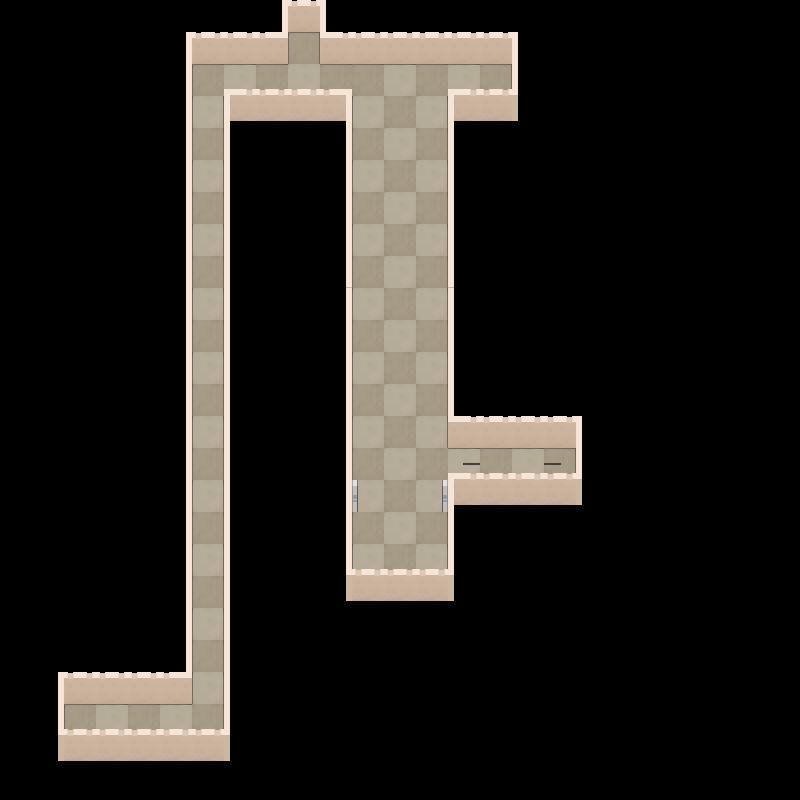

The image is a tile-based game level rendered from a .tmx file. Its description and source (layers, tilesets, objects; grid data summarised) follow:
An orthogonal 25x25 tile map with 32x32 px tiles, 8 tile layers (floor, floor-over-left, floor-over-right, floor-over-top, ...), 2 tilesets and 27 objects (19x fixture, 2x wire-l, 2x door, object, computer, ...).

<map version="1.0" orientation="orthogonal" renderorder="right-down" width="25" height="25" tilewidth="32" tileheight="32" nextobjectid="49">
 <tileset firstgid="1" name="tileset" tilewidth="32" tileheight="32" spacing="2" margin="1" tilecount="15" columns="15">
  <image source="../../../../images/tiles/tileset.png" width="512" height="64" />
 </tileset>
 <tileset firstgid="16" name="tiles" tilewidth="32" tileheight="32" tilecount="7" columns="0">
  <tile id="0">
   <image width="32" height="32" source="../../../../images/entities/power_cell.png" />
  </tile>
  <tile id="1">
   <image width="32" height="32" source="../../../../images/entities/door_left.png" />
  </tile>
  <tile id="2">
   <image width="32" height="32" source="../../../../images/entities/door_right.png" />
  </tile>
  <tile id="3">
   <image width="32" height="32" source="../../../../images/entities/wire_down.png" />
  </tile>
  <tile id="4">
   <image width="32" height="32" source="../../../../images/entities/wire_left.png" />
  </tile>
  <tile id="5">
   <image width="32" height="32" source="../../../../images/entities/wire_right.png" />
  </tile>
  <tile id="6">
   <image width="32" height="32" source="../../../../images/entities/wire_up.png" />
  </tile>
 </tileset>
 <layer name="floor" width="25" height="25">
  <data>[625 cells, 84 non-empty, 2 distinct tile ids]</data>
 </layer>
 <layer name="floor-over-left" width="25" height="25">
  <data>[625 cells, 37 non-empty, 1 distinct tile ids]</data>
 </layer>
 <layer name="floor-over-right" width="25" height="25">
  <data>[625 cells, 37 non-empty, 1 distinct tile ids]</data>
 </layer>
 <layer name="floor-over-top" width="25" height="25">
  <data>[625 cells, 18 non-empty, 1 distinct tile ids]</data>
 </layer>
 <layer name="tiles" width="25" height="25">
  <data>[625 cells, 118 non-empty, 9 distinct tile ids]</data>
 </layer>
 <layer name="tiles2" width="25" height="25">
  <data>[625 cells, 4 non-empty, 1 distinct tile ids]</data>
 </layer>
 <layer name="objects" width="25" height="25">
  <data>[625 cells, 0 non-empty, 0 distinct tile ids]</data>
 </layer>
 <objectgroup name="obj">
  <object id="2" name="wall-body" type="object" x="56" y="672" width="136" height="8">
   <properties>
    <property name="bodyType" value="StaticBody" />
   </properties>
  </object>
  <object id="4" name="wall" type="fixture" x="56" y="680" width="8" height="48">
   <properties>
    <property name="body" value="wall-body" />
   </properties>
  </object>
  <object id="5" name="wall2" type="fixture" x="56" y="728" width="176" height="8">
   <properties>
    <property name="body" value="wall-body" />
   </properties>
  </object>
  <object id="19" name="wall5" type="fixture" x="184" y="32" width="104" height="8">
   <properties>
    <property name="body" value="wall-body" />
   </properties>
  </object>
  <object id="20" name="wall4" type="fixture" x="184" y="40" width="8" height="632">
   <properties>
    <property name="body" value="wall-body" />
   </properties>
  </object>
  <object id="21" name="wall3" type="fixture" x="224" y="96" width="8" height="632">
   <properties>
    <property name="body" value="wall-body" />
   </properties>
  </object>
  <object id="24" name="wall5" type="fixture" x="224" y="88" width="128" height="8">
   <properties>
    <property name="body" value="wall-body" />
   </properties>
  </object>
  <object id="25" name="wall5" type="fixture" x="280" y="0" width="48" height="8">
   <properties>
    <property name="body" value="wall-body" />
   </properties>
  </object>
  <object id="26" name="wall5" type="fixture" x="320" y="32" width="200" height="8">
   <properties>
    <property name="body" value="wall-body" />
   </properties>
  </object>
  <object id="27" name="wall5" type="fixture" x="280" y="8" width="8" height="24">
   <properties>
    <property name="body" value="wall-body" />
   </properties>
  </object>
  <object id="28" name="wall5" type="fixture" x="320" y="8" width="8" height="24">
   <properties>
    <property name="body" value="wall-body" />
   </properties>
  </object>
  <object id="29" name="wall5" type="fixture" x="512" y="40" width="8" height="48">
   <properties>
    <property name="body" value="wall-body" />
   </properties>
  </object>
  <object id="32" name="wall5" type="fixture" x="344" y="96" width="8" height="472">
   <properties>
    <property name="body" value="wall-body" />
   </properties>
  </object>
  <object id="33" name="wall5" type="fixture" x="344" y="568" width="112" height="8">
   <properties>
    <property name="body" value="wall-body" />
   </properties>
  </object>
  <object id="34" name="wall5" type="fixture" x="448" y="96" width="8" height="320">
   <properties>
    <property name="body" value="wall-body" />
   </properties>
  </object>
  <object id="35" name="wall5" type="fixture" x="448" y="88" width="72" height="8">
   <properties>
    <property name="body" value="wall-body" />
   </properties>
  </object>
  <object id="37" name="wall5" type="fixture" x="448" y="416" width="136" height="8">
   <properties>
    <property name="body" value="wall-body" />
   </properties>
  </object>
  <object id="38" name="wall5" type="fixture" x="448" y="472" width="136" height="8">
   <properties>
    <property name="body" value="wall-body" />
   </properties>
  </object>
  <object id="39" name="wall5" type="fixture" x="576" y="424" width="8" height="48">
   <properties>
    <property name="body" value="wall-body" />
   </properties>
  </object>
  <object id="40" name="wall5" type="fixture" x="448" y="480" width="8" height="88">
   <properties>
    <property name="body" value="wall-body" />
   </properties>
  </object>
  </objectgroup>
 <layer name="tiles-over" width="25" height="25">
  <data>[625 cells, 18 non-empty, 2 distinct tile ids]</data>
 </layer>
</map>
<!-- 7 of 27 objects omitted -->
